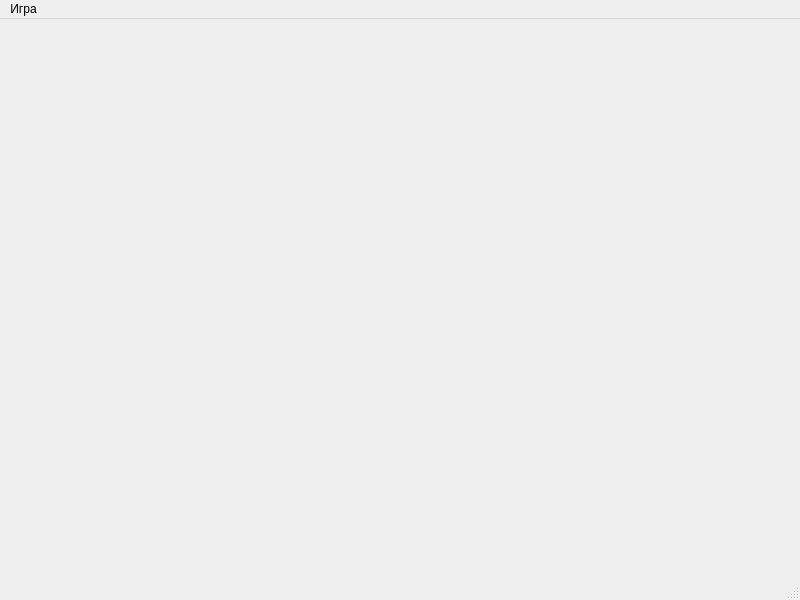
<?xml version="1.0" encoding="UTF-8"?>
<ui version="4.0">
 <class>MainWindow</class>
 <widget class="QMainWindow" name="MainWindow">
  <property name="geometry">
   <rect>
    <x>0</x>
    <y>0</y>
    <width>800</width>
    <height>600</height>
   </rect>
  </property>
  <property name="minimumSize">
   <size>
    <width>480</width>
    <height>480</height>
   </size>
  </property>
  <property name="windowTitle">
   <string>Пятнашки</string>
  </property>
  <widget class="QWidget" name="centralwidget"/>
  <widget class="QMenuBar" name="menubar">
   <property name="geometry">
    <rect>
     <x>0</x>
     <y>0</y>
     <width>800</width>
     <height>22</height>
    </rect>
   </property>
   <widget class="QMenu" name="game_menu">
    <property name="title">
     <string>Игра</string>
    </property>
    <addaction name="new_game_action"/>
   </widget>
   <addaction name="game_menu"/>
  </widget>
  <widget class="QStatusBar" name="statusbar"/>
  <action name="new_game_action">
   <property name="text">
    <string>Новая игра</string>
   </property>
  </action>
 </widget>
 <resources/>
 <connections/>
</ui>
